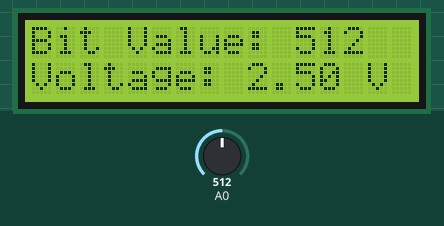
This sketch was run on a simulated Arduino Uno, built with avr-gcc and run on an emulated ATmega328P. Parts: 16×2 character LCD. Inputs (shaded band) come from the test bench; at power-on: A0 = 512. What the sketch prints to the serial monitor is not drawn.

Above: at 1.2 s.
1.3 s: A0 set to 111
At 1.7 s:
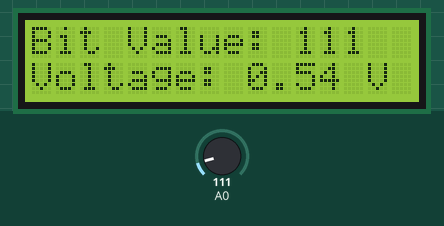
2.8 s: A0 set to 88
At 3.9 s:
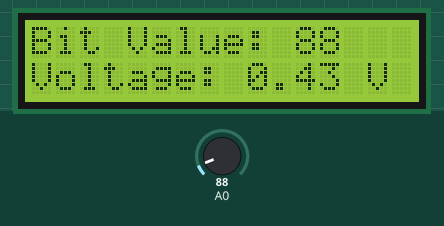
4.3 s: A0 set to 122
At 5.4 s:
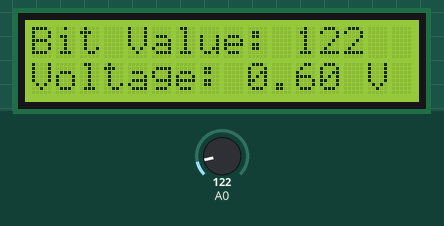
5.8 s: A0 set to 0
At 6.3 s:
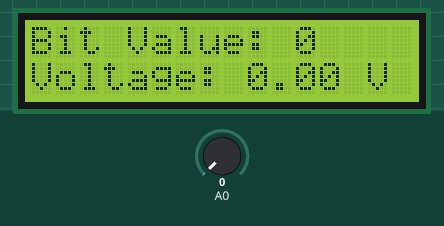
Timing chart, 0 to 8.3 s (numbered marks = the images above; inputs shaded):
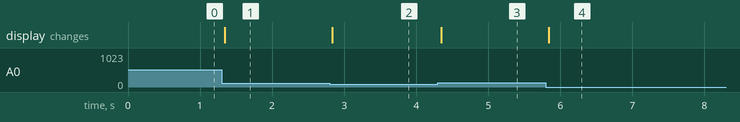

The sketch:

01_-_Voltmeter_with_LCD.ino
```cpp
/*
  LCD Voltmeter

  This program reads the bit value recieved on pin A0 and converts it to a voltage value. These two values are then displayed on the Serial Monitor and the LCD.

  This program makes use of #include, LiquidCrystal.h, const, int, lcd, Serial.begin, lcd.begin, analogRead, Serial.print, float, lcd.setCursor, and lcd.print.
*/

// Initialize the liquid crystal library
#include <LiquidCrystal.h>

// Variables
const int rs = 12, en = 11, d4 = 5, d5 = 4, d6 = 3, d7 = 2; // Creates variables to make it easier to identify Liquid Crystal pins by associating them with Arduino Pins
LiquidCrystal lcd(rs, en, d4, d5, d6, d7); // Initialize the Arduino pins as LiquidCrystal pins

void setup() {
  Serial.begin(9600); // Sets the data rate in bits per second (baud) for serial data transmission
  lcd.begin(16, 2); // Set up the LCD's number of columns and rows
}

void loop() {
  int val = analogRead(A0); // Creates a variable called "val" and have it gain the value of the analog read value of pin A0
  Serial.print("Bit Value: "); // Print in the serial monitor the text "Bit Value: "
  Serial.print(val); // Prints in the serial monitor the value of the variable "val"

  float volt = val/204.6; // Creates a variable called "volt" and have it gain the quotient of the variable "val" and 204.6

  Serial.print(" Voltage: "); // Print in the serial monitor the text " Voltage: "
  Serial.println(volt); // Prints in the serial monitor the value of the variable "volt"

  lcd.setCursor(0, 0); // Sets the LCD's cursor to the first row of the LCD
  lcd.print("Bit Value: "); // Prints in the LCD the text "Bit Value: "
  lcd.print(val); // Prints in the LCD the value of the variable "val"
  lcd.print("    "); // Prints in the LCD the text "    "

  lcd.setCursor(0, 1); // Sets the LCD's cursor to the second row of the LCD
  lcd.print("Voltage: "); // Prints in the LCD the text "Voltage: "
  lcd.print(volt); // Prints in the LCD the value of the variable "volt"
  lcd.print(" V"); // Print in the LCD the text " V"
}
```

Measured:
- after the input at 1.3 s, the display: changes at once (image 1)
- after the input at 2.8 s, the display: changes at once (image 2)
- after the input at 4.3 s, the display: changes after 0.05 s (image 3)
- after the input at 5.8 s, the display: changes at once (image 4)
